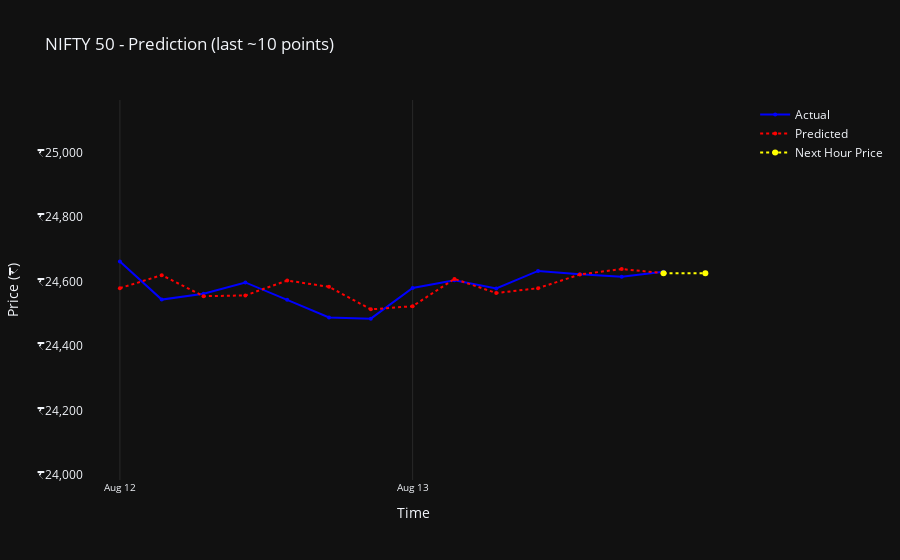

Here is the notebook cell this chart was saved with:
### Code cell
from plot_data_util import plot_train_and_prediction_and_last_pred_point
plot_train_and_prediction_and_last_pred_point(data, "NIFTY 50", n=10, last_pred=last_pred)

### Figure 1 — Plotly figure (JSON) as saved in the notebook; plotly's stock layout.template omitted (floating-point values rounded to 4 significant figures)
{"data": [{"hovertemplate": "Actual: %{x}<br>₹%{y:,.2f}<extra></extra>", "line": {"color": "blue", "width": 2}, "marker": {"size": 4}, "mode": "lines+markers", "name": "Actual", "type": "scatter", "x": ["2025-08-12 09:15", "2025-08-12 10:15", "2025-08-12 11:15", "2025-08-12 12:15", "2025-08-12 13:15", "2025-08-12 14:15", "2025-08-12 15:15", "2025-08-13 09:15", "2025-08-13 10:15", "2025-08-13 11:15", "2025-08-13 12:15", "2025-08-13 13:15", "2025-08-13 14:15", "2025-08-13 15:15"], "y": [24660.0, 24540.0, 24560.0, 24600.0, 24540.0, 24490.0, 24490.0, 24580.0, 24600.0, 24580.0, 24630.0, 24620.0, 24610.0, 24630.0]}, {"hovertemplate": "Predicted: %{x}<br>₹%{y:,.2f}<extra></extra>", "line": {"color": "red", "dash": "dot", "width": 2}, "marker": {"size": 4}, "mode": "lines+markers", "name": "Predicted", "type": "scatter", "x": ["2025-08-12 09:15", "2025-08-12 10:15", "2025-08-12 11:15", "2025-08-12 12:15", "2025-08-12 13:15", "2025-08-12 14:15", "2025-08-12 15:15", "2025-08-13 09:15", "2025-08-13 10:15", "2025-08-13 11:15", "2025-08-13 12:15", "2025-08-13 13:15", "2025-08-13 14:15", "2025-08-13 15:15"], "y": [24580.0, 24620.0, 24550.0, 24560.0, 24600.0, 24580.0, 24510.0, 24520.0, 24610.0, 24560.0, 24580.0, 24620.0, 24640.0, 24630.0]}, {"hovertemplate": "Next hour price: %{x}<br>₹%{y:,.2f}<extra></extra>", "line": {"color": "yellow", "dash": "dot", "width": 2}, "marker": {"color": "yellow", "size": 6}, "mode": "lines+markers", "name": "Next Hour Price", "type": "scatter", "x": ["2025-08-13 15:15", "2025-08-13 16:15"], "y": [24630.0, 24630.0]}], "layout": {"hovermode": "x unified", "title": {"text": "NIFTY 50 - Prediction (last ~10 points)"}, "xaxis": {"gridcolor": "rgba(255,255,255,0.1)", "showgrid": true, "tickfont": {"size": 10}, "tickmode": "array", "ticktext": ["Aug 12", "Aug 13"], "tickvals": ["2025-08-12 09:15", "2025-08-13 09:15"], "title": {"text": "Time"}, "type": "category"}, "yaxis": {"range": [23985, 25163], "showgrid": false, "tickformat": ",.0f", "tickprefix": "₹", "title": {"text": "Price (₹)"}}}}
